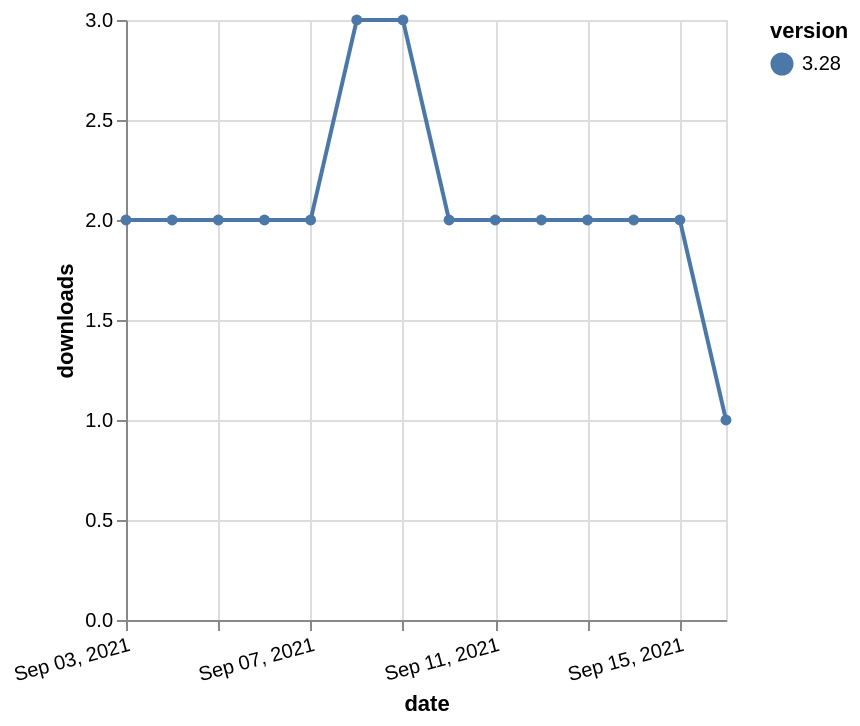

This figure's Vega-Lite source:
### Vega-Lite specification from a JSON file in a GitHub repository (floating-point values rounded to 4 significant figures)
{"$schema": "https://vega.github.io/schema/vega-lite/v5.json", "description": "A simple bar chart with embedded data.", "data": {"values": [{"date": "2021-09-03", "total": 2773, "delta": 2, "version": "3.28"}, {"date": "2021-09-04", "total": 2775, "delta": 2, "version": "3.28"}, {"date": "2021-09-05", "total": 2777, "delta": 2, "version": "3.28"}, {"date": "2021-09-06", "total": 2779, "delta": 2, "version": "3.28"}, {"date": "2021-09-07", "total": 2781, "delta": 2, "version": "3.28"}, {"date": "2021-09-08", "total": 2784, "delta": 3, "version": "3.28"}, {"date": "2021-09-09", "total": 2787, "delta": 3, "version": "3.28"}, {"date": "2021-09-10", "total": 2789, "delta": 2, "version": "3.28"}, {"date": "2021-09-11", "total": 2791, "delta": 2, "version": "3.28"}, {"date": "2021-09-12", "total": 2793, "delta": 2, "version": "3.28"}, {"date": "2021-09-13", "total": 2795, "delta": 2, "version": "3.28"}, {"date": "2021-09-14", "total": 2797, "delta": 2, "version": "3.28"}, {"date": "2021-09-15", "total": 2799, "delta": 2, "version": "3.28"}, {"date": "2021-09-16", "total": 2800, "delta": 1, "version": "3.28"}]}, "width": "container", "mark": {"type": "line", "point": {"filled": true}}, "encoding": {"x": {"field": "date", "type": "temporal", "timeUnit": "yearmonthdate", "title": "date", "axis": {"labelAngle": -15}}, "y": {"field": "delta", "type": "quantitative", "title": "downloads"}, "color": {"field": "version", "type": "nominal"}, "tooltip": {"field": "delta"}}}
